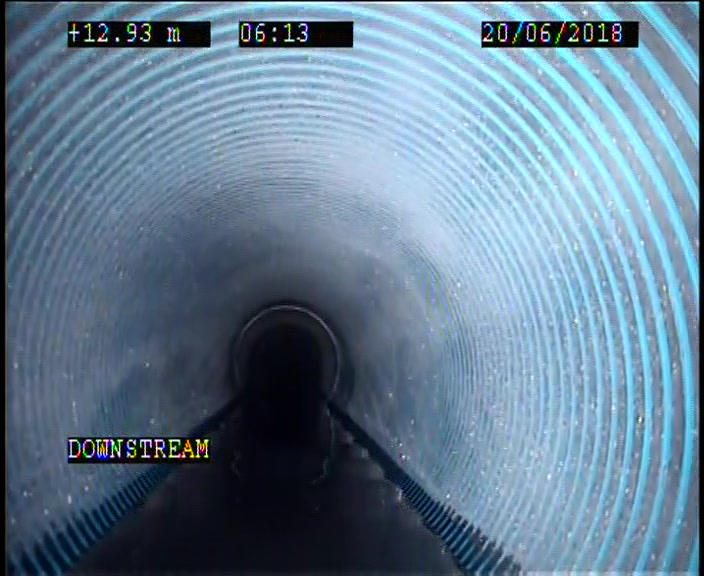
#> input picture ImageSample/Image1.jpg, 704 x 576 px, found by its file name
$ python CalculateRadius.py
#> lines starting #> are read from the running program, lines starting #| are printed output that depends on the picture; after the words box and inside, x2 and y2 are one past the last pixel; in counts of white or black regions, pixels touching at a corner belong together
from scipy.spatial import distance as dist
from imutils import perspective
from imutils import contours
import numpy as np
import argparse
import imutils
import cv2

print("")

ImagePth = "H:\Video\PyProject\ImageSample\Image1.jpg"
# load the image, convert it to grayscale, and blur it slightly
image = cv2.imread(ImagePth)
#> image is the input picture: shape (576, 704, 3); mean B, G, R 146.3, 125.6, 100.2
gray = cv2.cvtColor(image, cv2.COLOR_BGR2GRAY)
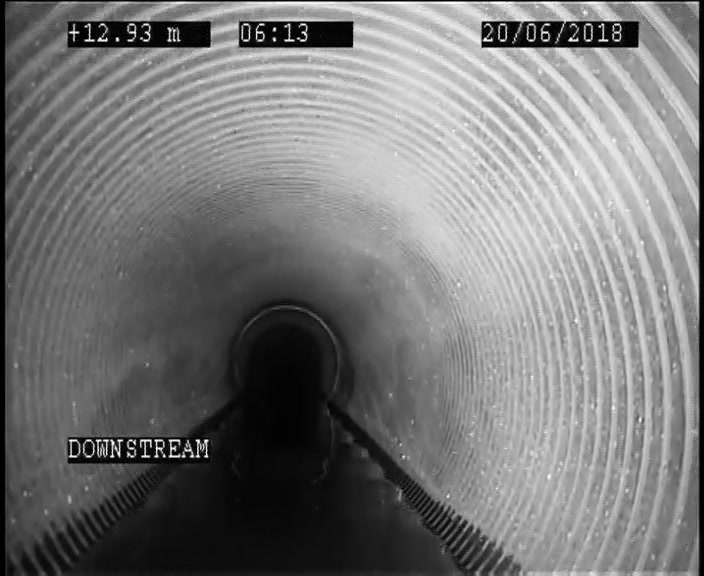
#> gray: shape (576, 704); min 0, max 254, mean 120.3
gray = cv2.GaussianBlur(gray, (7, 7), 0)
cv2.imshow("hhh", gray)
cv2.waitKey(0)

# perform edge detection, then perform a dilation + erosion to
# close gaps in between object edges
edged = cv2.Canny(gray, 50, 100)
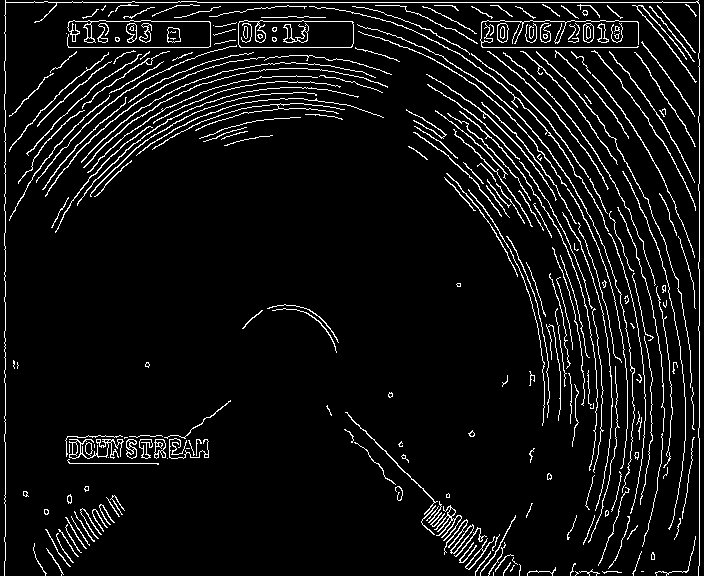
#> edged: shape (576, 704); 6.8% white in thin lines or dots
edged = cv2.dilate(edged, None, iterations=1)
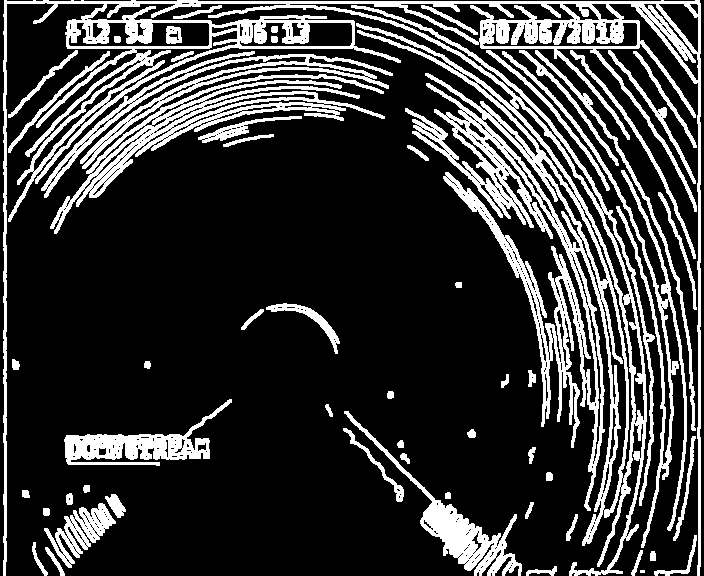
#> edged: shape (576, 704); 21.9% white; 56 white regions (1 under 20 px), largest, box (x1, y1, x2, y2) and area: (3, 0, 701, 576) 55284, (50, 74, 385, 234) 7380, (502, 51, 687, 548) 4520
edged = cv2.erode(edged, None, iterations=1)
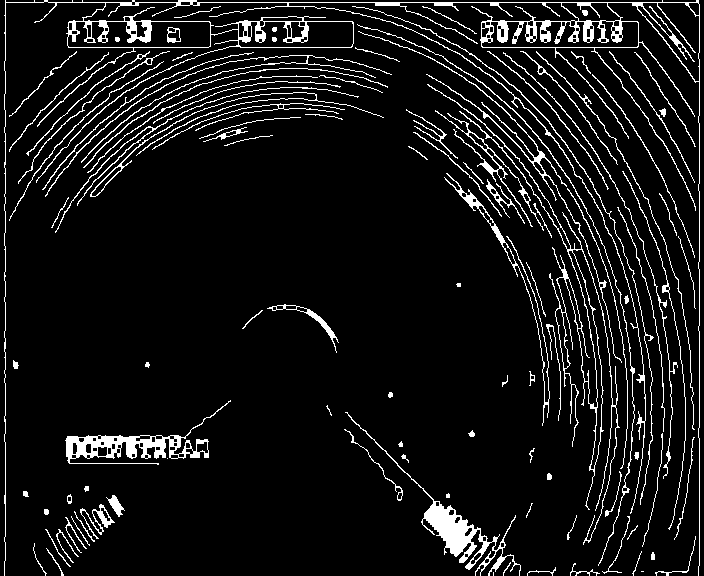
#> edged: shape (576, 704); 8.1% white in thin lines or dots
cv2.imshow("hhh", edged)
cv2.waitKey(0)
# find contours in the edge map
cnts = cv2.findContours(edged.copy(), cv2.RETR_EXTERNAL,
	cv2.CHAIN_APPROX_SIMPLE)
#> cnts = 101 contours, 51 with area under 20; largest, box (x1, y1, x2, y2) and area: (4, 0, 700, 576) 15720, (65, 400, 231, 465) 2346, (427, 84, 620, 545) 2122, (345, 412, 521, 576) 2028, (444, 173, 550, 426) 570
cnts = imutils.grab_contours(cnts)
# sort the contours from left-to-right and initialize the
# 'pixels per metric' calibration variable
(cnts, _) = contours.sort_contours(cnts)
pixelsPerMetric = None

$ run again, with ImageSample/Image2.jpg copied over ImageSample/Image1.jpg
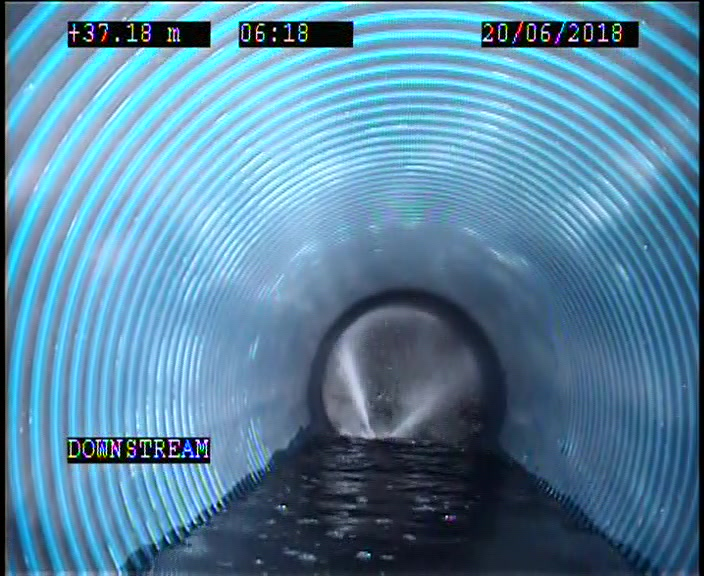
#> input picture ImageSample/Image2.jpg, 704 x 576 px, found by its file name
#> image is the input picture: shape (576, 704, 3); mean B, G, R 161.1, 133.3, 87.3
#> `gray = cv2.cvtColor(image, cv2.COLOR_BGR2GRAY)`:
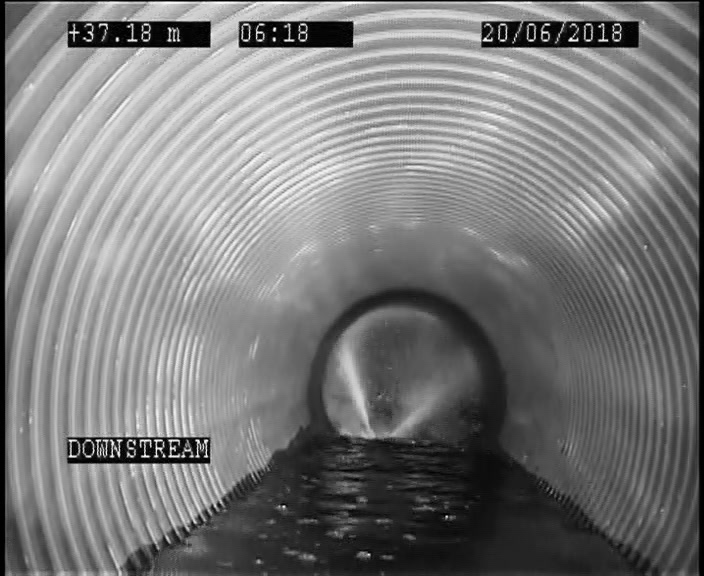
#> gray: shape (576, 704); min 0, max 255, mean 122.7
#> `edged = cv2.erode(edged, None, iterations=1)`:
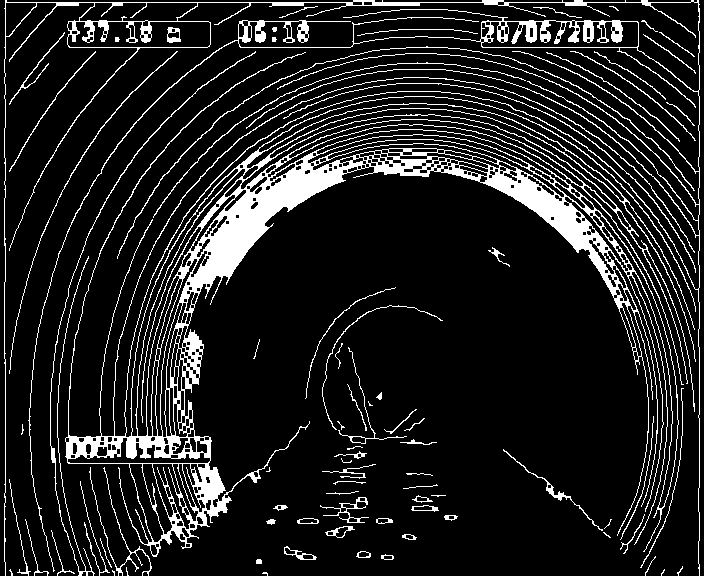
#> edged: shape (576, 704); 12.6% white; 80 white regions (15 under 20 px)
#> cnts = 78 contours, 39 with area under 20; largest, box (x1, y1, x2, y2) and area: (4, 0, 700, 576) 65046, (117, 46, 695, 259) 222, (50, 51, 256, 576) 212, (320, 497, 369, 523) 202, (325, 526, 355, 538) 158
